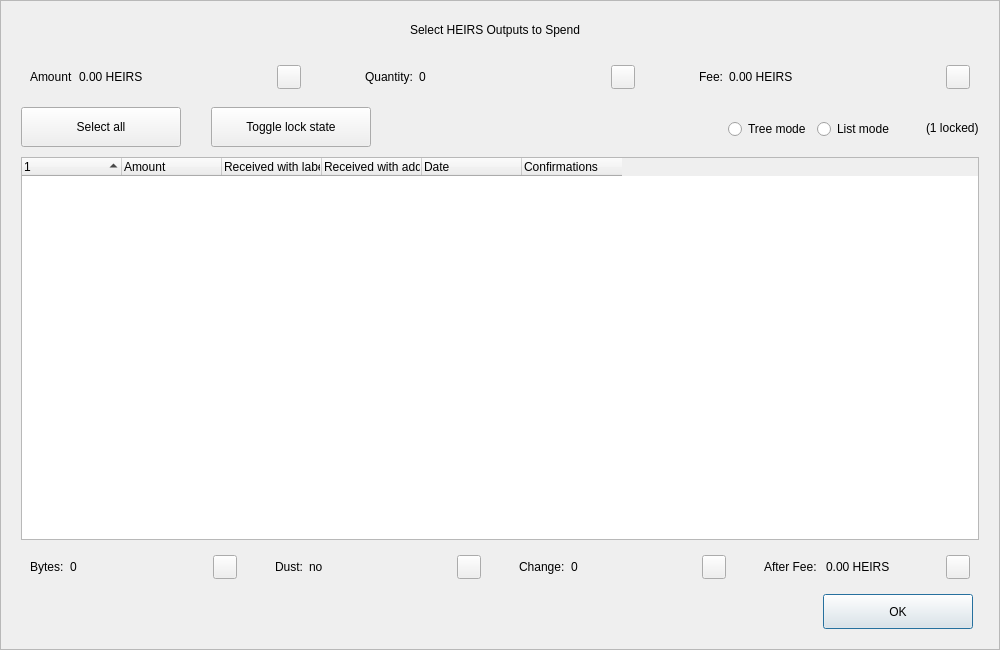
<?xml version="1.0" encoding="UTF-8"?>
<ui version="4.0">
 <class>CoinControlDialog</class>
 <widget class="QDialog" name="CoinControlDialog">
  <property name="geometry">
   <rect>
    <x>0</x>
    <y>0</y>
    <width>1000</width>
    <height>650</height>
   </rect>
  </property>
  <property name="minimumSize">
   <size>
    <width>950</width>
    <height>650</height>
   </size>
  </property>
  <property name="windowTitle">
   <string>Coin Selection</string>
  </property>
  <property name="styleSheet">
   <string notr="true"/>
  </property>
  <layout class="QVBoxLayout" name="verticalLayout">
   <property name="spacing">
    <number>0</number>
   </property>
   <property name="leftMargin">
    <number>0</number>
   </property>
   <property name="topMargin">
    <number>0</number>
   </property>
   <property name="rightMargin">
    <number>0</number>
   </property>
   <property name="bottomMargin">
    <number>0</number>
   </property>
   <item>
    <widget class="QFrame" name="frameContainer">
     <property name="toolTipDuration">
      <number>0</number>
     </property>
     <property name="frameShape">
      <enum>QFrame::StyledPanel</enum>
     </property>
     <property name="frameShadow">
      <enum>QFrame::Raised</enum>
     </property>
     <layout class="QVBoxLayout" name="verticalLayout_2">
      <property name="leftMargin">
       <number>0</number>
      </property>
      <property name="rightMargin">
       <number>0</number>
      </property>
      <property name="bottomMargin">
       <number>20</number>
      </property>
      <item>
       <layout class="QHBoxLayout" name="horizontalLayout_12">
        <property name="spacing">
         <number>0</number>
        </property>
        <property name="leftMargin">
         <number>20</number>
        </property>
        <property name="rightMargin">
         <number>30</number>
        </property>
        <item>
         <spacer name="horizontalSpacer_4">
          <property name="orientation">
           <enum>Qt::Horizontal</enum>
          </property>
          <property name="sizeHint" stdset="0">
           <size>
            <width>40</width>
            <height>20</height>
           </size>
          </property>
         </spacer>
        </item>
        <item>
         <widget class="QLabel" name="labelTitle">
          <property name="minimumSize">
           <size>
            <width>0</width>
            <height>40</height>
           </size>
          </property>
          <property name="maximumSize">
           <size>
            <width>16777215</width>
            <height>40</height>
           </size>
          </property>
          <property name="text">
           <string>Select HEIRS Outputs to Spend</string>
          </property>
          <property name="alignment">
           <set>Qt::AlignCenter</set>
          </property>
          <property name="margin">
           <number>7</number>
          </property>
         </widget>
        </item>
        <item>
         <spacer name="horizontalSpacer_5">
          <property name="orientation">
           <enum>Qt::Horizontal</enum>
          </property>
          <property name="sizeHint" stdset="0">
           <size>
            <width>40</width>
            <height>20</height>
           </size>
          </property>
         </spacer>
        </item>
       </layout>
      </item>
      <item>
       <layout class="QHBoxLayout" name="horizontalLayout_8">
        <property name="leftMargin">
         <number>20</number>
        </property>
        <property name="rightMargin">
         <number>20</number>
        </property>
        <item>
         <widget class="QWidget" name="layoutAmount" native="true">
          <layout class="QHBoxLayout" name="horizontalLayout_9" stretch="0,1,0">
           <item>
            <widget class="QLabel" name="labelCoinControlAmountText">
             <property name="text">
              <string>Amount</string>
             </property>
            </widget>
           </item>
           <item>
            <widget class="QLabel" name="labelCoinControlAmount">
             <property name="text">
              <string>0.00 HEIRS</string>
             </property>
            </widget>
           </item>
           <item alignment="Qt::AlignHCenter|Qt::AlignVCenter">
            <widget class="QPushButton" name="pushButtonAmount">
             <property name="minimumSize">
              <size>
               <width>0</width>
               <height>24</height>
              </size>
             </property>
             <property name="maximumSize">
              <size>
               <width>24</width>
               <height>26</height>
              </size>
             </property>
             <property name="focusPolicy">
              <enum>Qt::NoFocus</enum>
             </property>
             <property name="styleSheet">
              <string notr="true">padding-bottom:2px;
padding-right:4px;</string>
             </property>
             <property name="text">
              <string/>
             </property>
            </widget>
           </item>
          </layout>
         </widget>
        </item>
        <item>
         <spacer name="horizontalSpacer_2">
          <property name="orientation">
           <enum>Qt::Horizontal</enum>
          </property>
          <property name="sizeType">
           <enum>QSizePolicy::Fixed</enum>
          </property>
          <property name="sizeHint" stdset="0">
           <size>
            <width>40</width>
            <height>20</height>
           </size>
          </property>
         </spacer>
        </item>
        <item>
         <widget class="QWidget" name="layoutQuantity" native="true">
          <layout class="QHBoxLayout" name="horizontalLayout_10" stretch="0,1,0">
           <item>
            <widget class="QLabel" name="labelCoinControlQuantityText">
             <property name="text">
              <string>Quantity:</string>
             </property>
            </widget>
           </item>
           <item>
            <widget class="QLabel" name="labelCoinControlQuantity">
             <property name="text">
              <string>0</string>
             </property>
            </widget>
           </item>
           <item alignment="Qt::AlignHCenter|Qt::AlignVCenter">
            <widget class="QPushButton" name="pushButtonQuantity">
             <property name="minimumSize">
              <size>
               <width>0</width>
               <height>24</height>
              </size>
             </property>
             <property name="maximumSize">
              <size>
               <width>24</width>
               <height>26</height>
              </size>
             </property>
             <property name="focusPolicy">
              <enum>Qt::NoFocus</enum>
             </property>
             <property name="styleSheet">
              <string notr="true">padding-bottom:2px;
               padding-right:4px;</string>
             </property>
             <property name="text">
              <string/>
             </property>
            </widget>
           </item>
          </layout>
         </widget>
        </item>
        <item>
         <spacer name="horizontalSpacer_22">
          <property name="orientation">
           <enum>Qt::Horizontal</enum>
          </property>
          <property name="sizeType">
           <enum>QSizePolicy::Fixed</enum>
          </property>
          <property name="sizeHint" stdset="0">
           <size>
            <width>40</width>
            <height>20</height>
           </size>
          </property>
         </spacer>
        </item>
        <item>
         <widget class="QWidget" name="layoutFee" native="true">
          <layout class="QHBoxLayout" name="horizontalLayout_11" stretch="0,1,0">
           <item>
            <widget class="QLabel" name="labelCoinControlFeeText">
             <property name="text">
              <string>Fee:</string>
             </property>
            </widget>
           </item>
           <item>
            <widget class="QLabel" name="labelCoinControlFee">
             <property name="text">
              <string>0.00 HEIRS</string>
             </property>
            </widget>
           </item>
           <item alignment="Qt::AlignHCenter|Qt::AlignVCenter">
            <widget class="QPushButton" name="pushButtonFee">
             <property name="minimumSize">
              <size>
               <width>0</width>
               <height>24</height>
              </size>
             </property>
             <property name="maximumSize">
              <size>
               <width>24</width>
               <height>26</height>
              </size>
             </property>
             <property name="focusPolicy">
              <enum>Qt::NoFocus</enum>
             </property>
             <property name="styleSheet">
              <string notr="true">padding-bottom:2px;
               padding-right:4px;</string>
             </property>
             <property name="text">
              <string/>
             </property>
            </widget>
           </item>
          </layout>
         </widget>
        </item>
       </layout>
      </item>
      <item>
       <widget class="QFrame" name="frame">
        <property name="minimumSize">
         <size>
          <width>0</width>
          <height>40</height>
         </size>
        </property>
        <property name="styleSheet">
         <string notr="true">#frame {
	border:0;
}</string>
        </property>
        <property name="frameShape">
         <enum>QFrame::StyledPanel</enum>
        </property>
        <property name="frameShadow">
         <enum>QFrame::Sunken</enum>
        </property>
        <layout class="QHBoxLayout" name="horizontalLayout">
         <property name="spacing">
          <number>0</number>
         </property>
         <property name="leftMargin">
          <number>20</number>
         </property>
         <property name="topMargin">
          <number>0</number>
         </property>
         <property name="rightMargin">
          <number>20</number>
         </property>
         <property name="bottomMargin">
          <number>0</number>
         </property>
         <item>
          <layout class="QHBoxLayout" name="horizontalLayoutPanel" stretch="0,0,0,0,0,0">
           <property name="spacing">
            <number>20</number>
           </property>
           <item>
            <widget class="QPushButton" name="pushButtonSelectAll">
             <property name="sizePolicy">
              <sizepolicy hsizetype="Maximum" vsizetype="Fixed">
               <horstretch>0</horstretch>
               <verstretch>0</verstretch>
              </sizepolicy>
             </property>
             <property name="minimumSize">
              <size>
               <width>160</width>
               <height>40</height>
              </size>
             </property>
             <property name="maximumSize">
              <size>
               <width>16777215</width>
               <height>40</height>
              </size>
             </property>
             <property name="text">
              <string>Select all</string>
             </property>
             <property name="checkable">
              <bool>true</bool>
             </property>
             <property name="checked">
              <bool>false</bool>
             </property>
             <property name="autoExclusive">
              <bool>false</bool>
             </property>
             <property name="autoDefault">
              <bool>false</bool>
             </property>
            </widget>
           </item>
           <item>
            <spacer name="horizontalSpacer_6">
             <property name="orientation">
              <enum>Qt::Horizontal</enum>
             </property>
             <property name="sizeType">
              <enum>QSizePolicy::Fixed</enum>
             </property>
             <property name="sizeHint" stdset="0">
              <size>
               <width>10</width>
               <height>20</height>
              </size>
             </property>
            </spacer>
           </item>
           <item>
            <widget class="QPushButton" name="pushButtonToggleLock">
             <property name="sizePolicy">
              <sizepolicy hsizetype="Maximum" vsizetype="Fixed">
               <horstretch>0</horstretch>
               <verstretch>0</verstretch>
              </sizepolicy>
             </property>
             <property name="minimumSize">
              <size>
               <width>160</width>
               <height>40</height>
              </size>
             </property>
             <property name="maximumSize">
              <size>
               <width>16777215</width>
               <height>40</height>
              </size>
             </property>
             <property name="text">
              <string>Toggle lock state</string>
             </property>
             <property name="checkable">
              <bool>true</bool>
             </property>
             <property name="autoExclusive">
              <bool>false</bool>
             </property>
             <property name="autoDefault">
              <bool>false</bool>
             </property>
            </widget>
           </item>
           <item>
            <spacer name="horizontalSpacer_7">
             <property name="orientation">
              <enum>Qt::Horizontal</enum>
             </property>
             <property name="sizeType">
              <enum>QSizePolicy::Expanding</enum>
             </property>
             <property name="sizeHint" stdset="0">
              <size>
               <width>30</width>
               <height>20</height>
              </size>
             </property>
            </spacer>
           </item>
           <item alignment="Qt::AlignRight">
            <widget class="QGroupBox" name="groupBox_2">
             <property name="styleSheet">
              <string notr="true">#groupBox_2 {
    background-color:transparent;
    border-radius:0;
}</string>
             </property>
             <property name="title">
              <string/>
             </property>
             <layout class="QHBoxLayout" name="horizontalLayout_14">
              <item>
               <widget class="QRadioButton" name="radioTreeMode">
                <property name="sizePolicy">
                 <sizepolicy hsizetype="Maximum" vsizetype="Fixed">
                  <horstretch>0</horstretch>
                  <verstretch>0</verstretch>
                 </sizepolicy>
                </property>
                <property name="text">
                 <string>Tree mode</string>
                </property>
               </widget>
              </item>
              <item>
               <widget class="QRadioButton" name="radioListMode">
                <property name="sizePolicy">
                 <sizepolicy hsizetype="Maximum" vsizetype="Fixed">
                  <horstretch>0</horstretch>
                  <verstretch>0</verstretch>
                 </sizepolicy>
                </property>
                <property name="text">
                 <string>List mode</string>
                </property>
                <property name="checked">
                 <bool>false</bool>
                </property>
               </widget>
              </item>
             </layout>
            </widget>
           </item>
           <item>
            <widget class="QLabel" name="labelLocked">
             <property name="text">
              <string>(1 locked)</string>
             </property>
            </widget>
           </item>
          </layout>
         </item>
        </layout>
       </widget>
      </item>
      <item>
       <layout class="QHBoxLayout" name="horizontalLayout_13">
        <property name="leftMargin">
         <number>20</number>
        </property>
        <property name="rightMargin">
         <number>20</number>
        </property>
        <item>
         <widget class="CoinControlTreeWidget" name="treeWidget">
          <property name="contextMenuPolicy">
           <enum>Qt::CustomContextMenu</enum>
          </property>
          <property name="styleSheet">
           <string notr="true"/>
          </property>
          <property name="sortingEnabled">
           <bool>false</bool>
          </property>
          <property name="columnCount">
           <number>6</number>
          </property>
          <attribute name="headerShowSortIndicator" stdset="0">
           <bool>true</bool>
          </attribute>
          <attribute name="headerStretchLastSection">
           <bool>false</bool>
          </attribute>
          <column>
           <property name="text">
            <string/>
           </property>
          </column>
          <column>
           <property name="text">
            <string>Amount</string>
           </property>
          </column>
          <column>
           <property name="text">
            <string>Received with label</string>
           </property>
          </column>
          <column>
           <property name="text">
            <string>Received with address</string>
           </property>
          </column>
          <column>
           <property name="text">
            <string>Date</string>
           </property>
          </column>
          <column>
           <property name="text">
            <string>Confirmations</string>
           </property>
           <property name="toolTip">
            <string>Confirmed</string>
           </property>
          </column>
         </widget>
        </item>
       </layout>
      </item>
      <item>
       <layout class="QHBoxLayout" name="horizontalLayout_3">
        <property name="spacing">
         <number>20</number>
        </property>
        <property name="leftMargin">
         <number>20</number>
        </property>
        <property name="rightMargin">
         <number>20</number>
        </property>
        <item>
         <widget class="QWidget" name="layoutBytes" native="true">
          <layout class="QHBoxLayout" name="horizontalLayout_4" stretch="0,1,0">
           <item>
            <widget class="QLabel" name="labelCoinControlBytesText">
             <property name="text">
              <string>Bytes:</string>
             </property>
            </widget>
           </item>
           <item>
            <widget class="QLabel" name="labelCoinControlBytes">
             <property name="text">
              <string>0</string>
             </property>
            </widget>
           </item>
           <item alignment="Qt::AlignHCenter|Qt::AlignVCenter">
            <widget class="QPushButton" name="pushButtonBytes">
             <property name="minimumSize">
              <size>
               <width>0</width>
               <height>24</height>
              </size>
             </property>
             <property name="maximumSize">
              <size>
               <width>24</width>
               <height>26</height>
              </size>
             </property>
             <property name="focusPolicy">
              <enum>Qt::NoFocus</enum>
             </property>
             <property name="styleSheet">
              <string notr="true">padding-bottom:2px;
               padding-right:4px;</string>
             </property>
             <property name="text">
              <string/>
             </property>
            </widget>
           </item>
          </layout>
         </widget>
        </item>
        <item>
         <widget class="QWidget" name="layoutDust" native="true">
          <layout class="QHBoxLayout" name="horizontalLayout_5" stretch="0,1,0">
           <item>
            <widget class="QLabel" name="labelCoinControlLowOutputText">
             <property name="text">
              <string>Dust:</string>
             </property>
            </widget>
           </item>
           <item>
            <widget class="QLabel" name="labelCoinControlLowOutput">
             <property name="text">
              <string>no</string>
             </property>
            </widget>
           </item>
           <item alignment="Qt::AlignHCenter|Qt::AlignVCenter">
            <widget class="QPushButton" name="pushButtonDust">
             <property name="minimumSize">
              <size>
               <width>0</width>
               <height>24</height>
              </size>
             </property>
             <property name="maximumSize">
              <size>
               <width>24</width>
               <height>26</height>
              </size>
             </property>
             <property name="focusPolicy">
              <enum>Qt::NoFocus</enum>
             </property>
             <property name="styleSheet">
              <string notr="true">padding-bottom:2px;
               padding-right:4px;</string>
             </property>
             <property name="text">
              <string/>
             </property>
            </widget>
           </item>
          </layout>
         </widget>
        </item>
        <item>
         <widget class="QWidget" name="layoutChange" native="true">
          <layout class="QHBoxLayout" name="horizontalLayout_6" stretch="0,1,0">
           <item>
            <widget class="QLabel" name="labelCoinControlChangeText">
             <property name="text">
              <string>Change:</string>
             </property>
            </widget>
           </item>
           <item>
            <widget class="QLabel" name="labelCoinControlChange">
             <property name="text">
              <string>0</string>
             </property>
            </widget>
           </item>
           <item alignment="Qt::AlignHCenter|Qt::AlignVCenter">
            <widget class="QPushButton" name="pushButtonChange">
             <property name="minimumSize">
              <size>
               <width>0</width>
               <height>24</height>
              </size>
             </property>
             <property name="maximumSize">
              <size>
               <width>24</width>
               <height>26</height>
              </size>
             </property>
             <property name="focusPolicy">
              <enum>Qt::NoFocus</enum>
             </property>
             <property name="styleSheet">
              <string notr="true">padding-bottom:2px;
               padding-right:4px;</string>
             </property>
             <property name="text">
              <string/>
             </property>
            </widget>
           </item>
          </layout>
         </widget>
        </item>
        <item>
         <widget class="QWidget" name="layoutAfter" native="true">
          <layout class="QHBoxLayout" name="horizontalLayout_7" stretch="0,1,0">
           <item>
            <widget class="QLabel" name="labelCoinControlAfterFeeText">
             <property name="text">
              <string>After Fee: </string>
             </property>
            </widget>
           </item>
           <item>
            <widget class="QLabel" name="labelCoinControlAfterFee">
             <property name="text">
              <string>0.00 HEIRS</string>
             </property>
            </widget>
           </item>
           <item alignment="Qt::AlignHCenter|Qt::AlignVCenter">
            <widget class="QPushButton" name="pushButtonAlterFee">
             <property name="minimumSize">
              <size>
               <width>0</width>
               <height>24</height>
              </size>
             </property>
             <property name="maximumSize">
              <size>
               <width>24</width>
               <height>26</height>
              </size>
             </property>
             <property name="focusPolicy">
              <enum>Qt::NoFocus</enum>
             </property>
             <property name="styleSheet">
              <string notr="true">padding-bottom:2px;
               padding-right:4px;</string>
             </property>
             <property name="text">
              <string/>
             </property>
            </widget>
           </item>
          </layout>
         </widget>
        </item>
       </layout>
      </item>
      <item>
       <layout class="QHBoxLayout" name="horizontalLayout_2">
        <property name="spacing">
         <number>0</number>
        </property>
        <property name="leftMargin">
         <number>20</number>
        </property>
        <property name="rightMargin">
         <number>26</number>
        </property>
        <item>
         <spacer name="horizontalSpacer_3">
          <property name="orientation">
           <enum>Qt::Horizontal</enum>
          </property>
          <property name="sizeHint" stdset="0">
           <size>
            <width>558</width>
            <height>20</height>
           </size>
          </property>
         </spacer>
        </item>
        <item>
         <widget class="QPushButton" name="pushButtonOk">
          <property name="minimumSize">
           <size>
            <width>150</width>
            <height>35</height>
           </size>
          </property>
          <property name="text">
           <string>OK</string>
          </property>
         </widget>
        </item>
       </layout>
      </item>
     </layout>
    </widget>
   </item>
  </layout>
 </widget>
 <customwidgets>
  <customwidget>
   <class>CoinControlTreeWidget</class>
   <extends>QTreeWidget</extends>
   <header>coincontroltreewidget.h</header>
  </customwidget>
 </customwidgets>
 <resources/>
 <connections/>
</ui>
